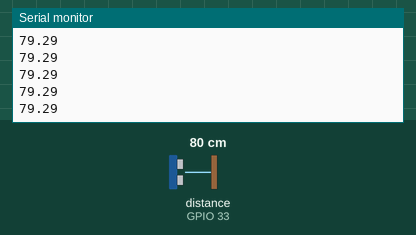
Recording of a sketch running on a simulated ESP32. Shown: the last lines printed to the serial monitor. Wiring (inferred from the names in the program): ultrasonic range finder: trigger GPIO 25; echo GPIO 33. The test bench sets the inputs (shaded band); at power-on: distance to the obstacle (sensor on GPIO 33) 80 cm. The echo pulse lasts 58.3 µs per cm.

Above: at 1.2 s.
1.3 s: distance to the obstacle (sensor on GPIO 33) set to 2 cm
At 2.0 s:
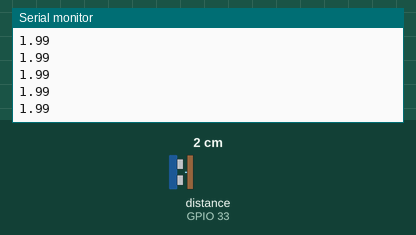
2.8 s: distance to the obstacle (sensor on GPIO 33) set to 4 cm
At 3.6 s:
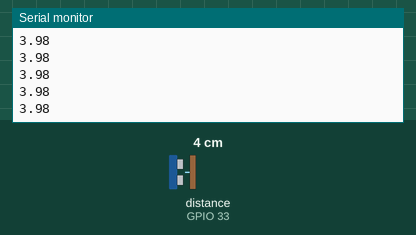
Timing chart, 0 to 5.8 s (numbered marks = the images above; inputs shaded):
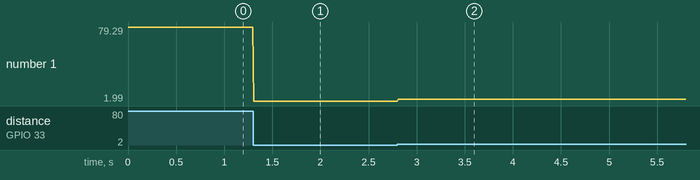

Measured:
- after the input at 1.3 s, the serial monitor: prints a new line at once (image 1)
- after the input at 2.8 s, the serial monitor: prints a new line at once (image 2)
- plotted number 1: 79.29 → 1.99 after the input at 1.3 s, 1.99 → 3.98 after the input at 2.8 s

The sketch:

test_ultrasonic.ino
```cpp
/*
 * ESP-WROOM-02/32
 */

#define echoPin 33 // Echo Pin
#define trigPin 25 // Trigger Pin

double Duration = 0; //受信した間隔
double Distance = 0; //距離

void setup() {
Serial.begin( 115200 );//Arduino Unoは9600,ESPで試す場合はは115200
pinMode( echoPin, INPUT );
pinMode( trigPin, OUTPUT );
}

void loop() {
  digitalWrite(trigPin, LOW);
  delayMicroseconds(2);
  digitalWrite( trigPin, HIGH ); //超音波を出力
  delayMicroseconds( 10 ); //
  digitalWrite( trigPin, LOW );

  Duration = pulseIn( echoPin, HIGH ); //センサからの入力
  if (Duration > 0) {
    Duration = Duration/2; //往復距離を半分にする
    Distance = Duration*340*100/1000000; // 音速を340m/sに設定
    Serial.println(Distance);
  }
  delay(10);//取得間隔1秒
}
```
